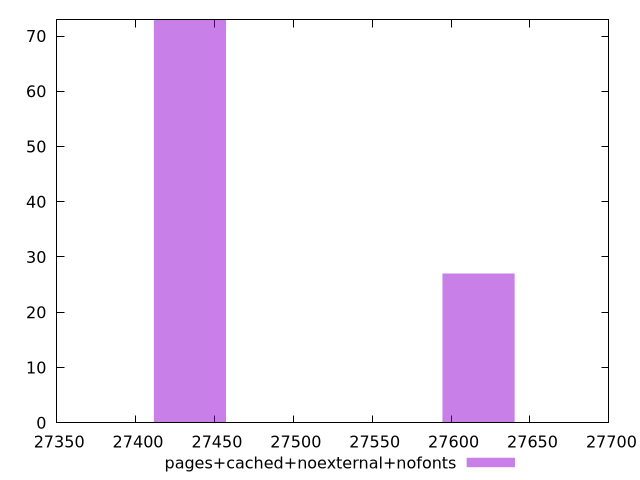

Write gnuplot code to recreate this figure.
$_pagesCachedNoexternalNofonts <<EOF
27434.506216390313 73
27617.402924499584 27
EOF
set key outside below
set terminal pngcairo
set output "report_00006_2020-11-02T20-21-41.718Z/uses-webp-images/pages+cached+noexternal+nofonts//raw_hist.png"
set yrange [0:73]
set boxwidth 45.72417702731719
set style fill transparent solid 0.5 noborder
plot $_pagesCachedNoexternalNofonts title "pages+cached+noexternal+nofonts" with boxes ,
